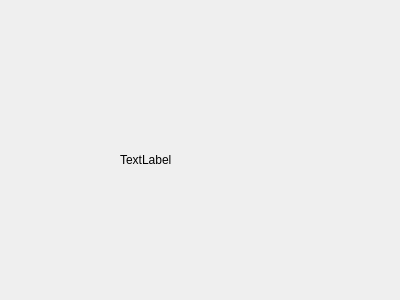
<?xml version="1.0" encoding="UTF-8"?>
<ui version="4.0">
 <class>System_CentralTimer</class>
 <widget class="QDialog" name="System_CentralTimer">
  <property name="geometry">
   <rect>
    <x>0</x>
    <y>0</y>
    <width>400</width>
    <height>300</height>
   </rect>
  </property>
  <property name="windowTitle">
   <string>Dialog</string>
  </property>
  <widget class="QLabel" name="label">
   <property name="geometry">
    <rect>
     <x>120</x>
     <y>150</y>
     <width>121</width>
     <height>20</height>
    </rect>
   </property>
   <property name="text">
    <string>TextLabel</string>
   </property>
  </widget>
 </widget>
 <resources/>
 <connections/>
</ui>
